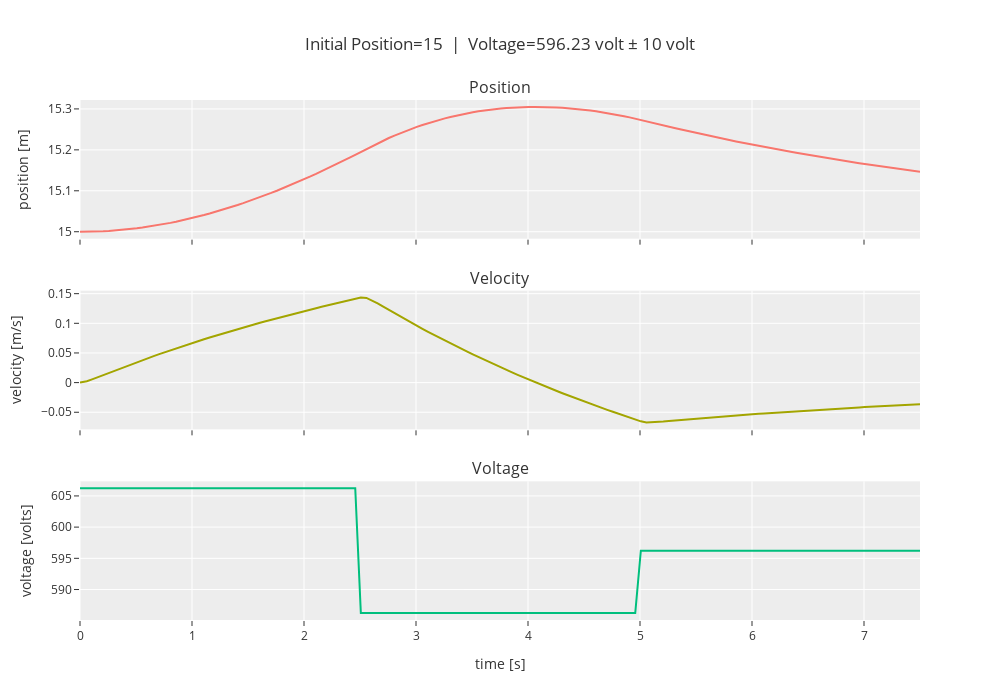

Source (notebook cell):
### Markdown cell above
### Position $x = 15$

### Code cell
linear_analysis(15, doublet_magnitude=10)

### Figure 1 — Plotly figure (JSON) as saved in the notebook; plotly's stock layout.template omitted (floating-point values rounded to 4 significant figures; data arrays with more than 128 entries replaced by an {"elided": "..."} marker saying what was removed)
{"data": [{"type": "scatter", "x": {"elided": "152 float values"}, "xaxis": "x", "y": {"elided": "152 float values"}, "yaxis": "y"}, {"type": "scatter", "x": {"elided": "152 float values"}, "xaxis": "x2", "y": {"elided": "152 float values"}, "yaxis": "y2"}, {"type": "scatter", "x": {"elided": "152 float values"}, "xaxis": "x3", "y": {"elided": "152 float values"}, "yaxis": "y3"}], "layout": {"annotations": [{"font": {"size": 16}, "showarrow": false, "text": "Position", "x": 0.5, "xanchor": "center", "xref": "paper", "y": 1, "yanchor": "bottom", "yref": "paper"}, {"font": {"size": 16}, "showarrow": false, "text": "Velocity", "x": 0.5, "xanchor": "center", "xref": "paper", "y": 0.6333, "yanchor": "bottom", "yref": "paper"}, {"font": {"size": 16}, "showarrow": false, "text": "Voltage", "x": 0.5, "xanchor": "center", "xref": "paper", "y": 0.2667, "yanchor": "bottom", "yref": "paper"}], "height": 700, "showlegend": false, "title": {"text": "Initial Position=15  |  Voltage=596.23 volt ± 10 volt"}, "width": 1000, "xaxis": {"anchor": "y", "autorange": true, "domain": [0, 1], "matches": "x3", "range": [0, 7.5], "showticklabels": false, "type": "linear"}, "xaxis2": {"anchor": "y2", "autorange": true, "domain": [0, 1], "matches": "x3", "range": [0, 7.5], "showticklabels": false, "type": "linear"}, "xaxis3": {"anchor": "y3", "autorange": true, "domain": [0, 1], "range": [0, 7.5], "title": {"text": "time [s]"}, "type": "linear"}, "yaxis": {"anchor": "x", "autorange": true, "domain": [0.7333, 1], "range": [14.98, 15.32], "title": {"text": "position [m]"}, "type": "linear"}, "yaxis2": {"anchor": "x2", "autorange": true, "domain": [0.3667, 0.6333], "range": [-0.07879, 0.155], "title": {"text": "velocity [m/s]"}, "type": "linear"}, "yaxis3": {"anchor": "x3", "autorange": true, "domain": [0, 0.2667], "range": [585.1, 607.3], "title": {"text": "voltage [volts]"}, "type": "linear"}}}
